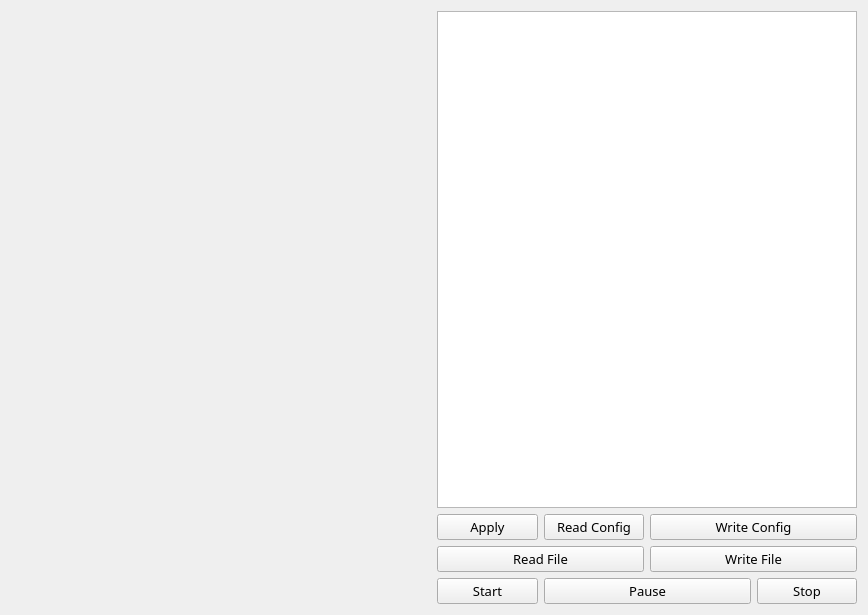
<?xml version="1.0" encoding="UTF-8"?>
<ui version="4.0">
 <class>MainWindow</class>
 <widget class="QMainWindow" name="MainWindow">
  <property name="geometry">
   <rect>
    <x>0</x>
    <y>0</y>
    <width>868</width>
    <height>615</height>
   </rect>
  </property>
  <property name="font">
   <font>
    <family>微软雅黑</family>
    <pointsize>10</pointsize>
   </font>
  </property>
  <property name="windowTitle">
   <string>MainWindow</string>
  </property>
  <widget class="QWidget" name="centralWidget">
   <layout class="QHBoxLayout" name="horizontalLayout">
    <item>
     <widget class="QW_Ball" name="widget" native="true">
      <property name="sizePolicy">
       <sizepolicy hsizetype="Expanding" vsizetype="Preferred">
        <horstretch>0</horstretch>
        <verstretch>0</verstretch>
       </sizepolicy>
      </property>
      <property name="styleSheet">
       <string notr="true">border-color: rgb(0, 0, 0);
border:1px;</string>
      </property>
     </widget>
    </item>
    <item>
     <layout class="QVBoxLayout" name="verticalLayout">
      <item>
       <widget class="QTW_VarList" name="tableWidget"/>
      </item>
      <item>
       <layout class="QGridLayout" name="gridLayout">
        <item row="0" column="2" colspan="2">
         <widget class="QPushButton" name="pushButton_WriteConfig">
          <property name="text">
           <string>Write Config</string>
          </property>
         </widget>
        </item>
        <item row="5" column="0">
         <widget class="QPushButton" name="pushButton_Start">
          <property name="text">
           <string>Start</string>
          </property>
         </widget>
        </item>
        <item row="5" column="1" colspan="2">
         <widget class="QPushButton" name="pushButton_Pause">
          <property name="text">
           <string>Pause</string>
          </property>
         </widget>
        </item>
        <item row="5" column="3">
         <widget class="QPushButton" name="pushButton_Stop">
          <property name="text">
           <string>Stop</string>
          </property>
         </widget>
        </item>
        <item row="0" column="0">
         <widget class="QPushButton" name="pushButton_Apply">
          <property name="text">
           <string>Apply</string>
          </property>
         </widget>
        </item>
        <item row="0" column="1">
         <widget class="QPushButton" name="pushButton_ReadConfig">
          <property name="text">
           <string>Read Config</string>
          </property>
         </widget>
        </item>
        <item row="4" column="0" colspan="2">
         <widget class="QPushButton" name="pushButton_ReadFile">
          <property name="text">
           <string>Read File</string>
          </property>
         </widget>
        </item>
        <item row="4" column="2" colspan="2">
         <widget class="QPushButton" name="pushButton_WriteFile">
          <property name="text">
           <string>Write File</string>
          </property>
         </widget>
        </item>
       </layout>
      </item>
     </layout>
    </item>
   </layout>
  </widget>
 </widget>
 <layoutdefault spacing="6" margin="11"/>
 <customwidgets>
  <customwidget>
   <class>QTW_VarList</class>
   <extends>QTableWidget</extends>
   <header>qtw_varlist.h</header>
  </customwidget>
  <customwidget>
   <class>QW_Ball</class>
   <extends>QWidget</extends>
   <header>qw_ball.h</header>
   <container>1</container>
  </customwidget>
 </customwidgets>
 <resources/>
 <connections/>
</ui>
